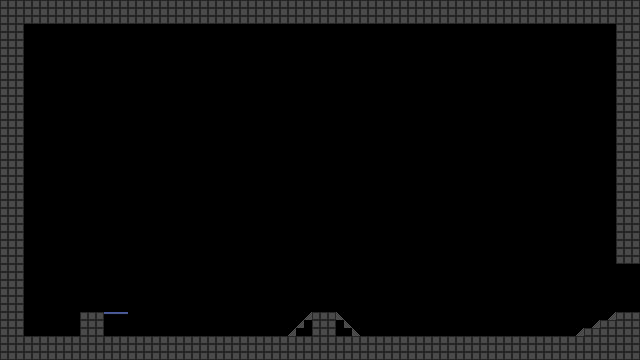

The image is a tile-based game level rendered from a .tmx file. Its description and source (layers, tilesets, objects; grid data summarised) follow:
An orthogonal 80x45 tile map with 8x8 px tiles, 1 tile layer (collision), 1 hidden layer not drawn, 2 tilesets and 2 objects (spawn, warp).

<map version="1.2" tiledversion="1.2.4" orientation="orthogonal" renderorder="right-down" width="80" height="45" tilewidth="8" tileheight="8" infinite="0" nextlayerid="5" nextobjectid="12">
 <tileset firstgid="1" source="tsx/test8x8.tsx" />
 <tileset firstgid="5" source="tsx/test24x24.tsx" />
 <layer id="3" name="collision" width="80" height="45">
  <data>[3600 cells, 732 non-empty, 3 distinct tile ids]</data>
 </layer>
 <layer id="1" name="main" width="80" height="45" visible="0">
  <data>[3600 cells, 735 non-empty, 12 distinct tile ids]</data>
 </layer>
 <objectgroup id="2" name="objects">
  <object id="2" name="spawn" gid="4" x="240" y="312" width="16" height="16" />
  <object id="11" name="warp" x="640" y="264" width="16" height="48">
   <properties>
    <property name="dest" value="w" />
    <property name="map" value="testRoom2" />
    <property name="name" value="e" />
   </properties>
  </object>
 </objectgroup>
</map>